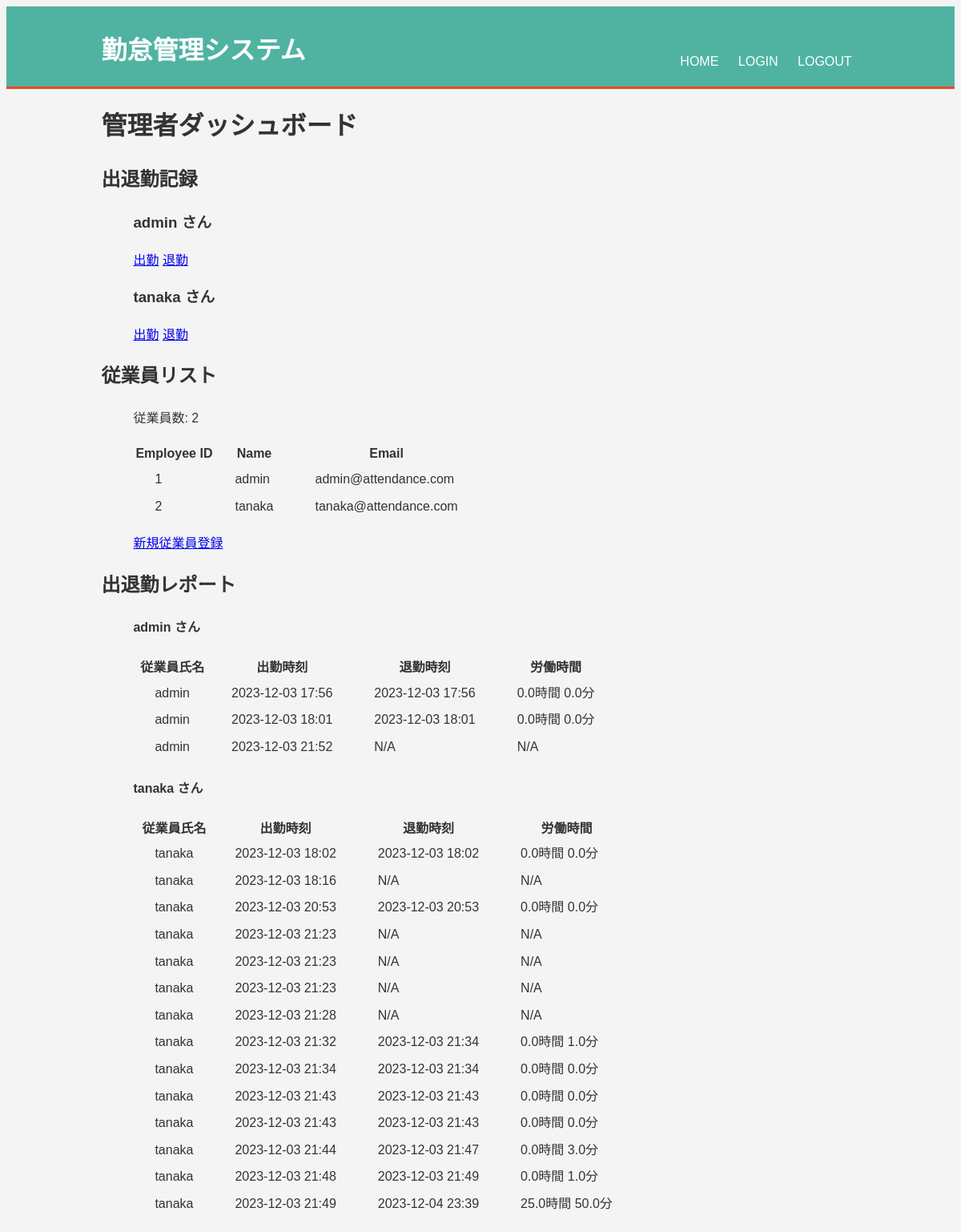
Page /admin (signed in) on the earlier database version.
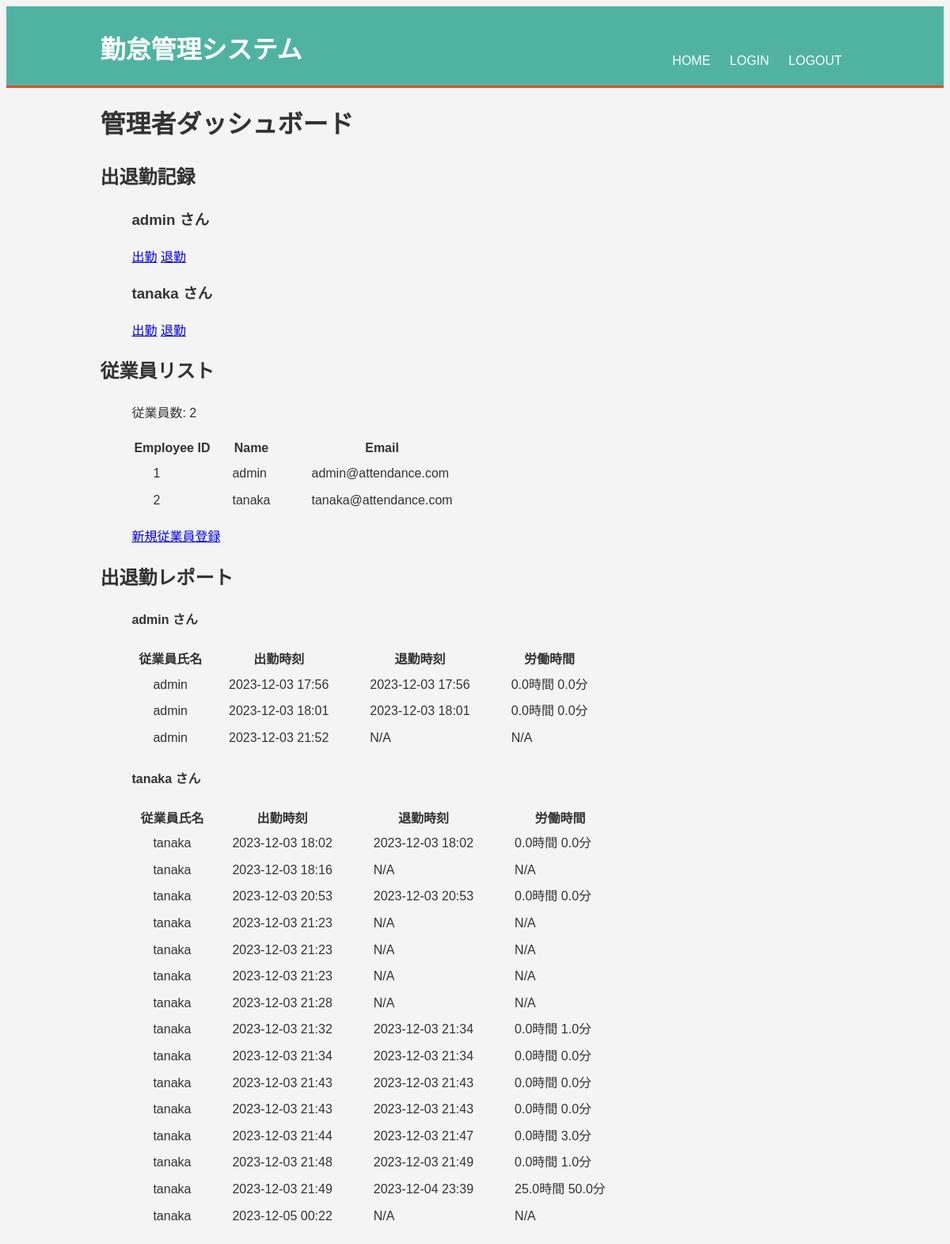
Same page on the later database version.
### app/models.py (models this page shows)
class Employee(db.Model, UserMixin):
    __tablename__ = 'employee'
    id = db.Column(db.Integer, primary_key=True)
    is_admin = db.Column(db.Boolean, default=False)
    name = db.Column(db.String(100), nullable=False)
    email = db.Column(db.String(120), unique=True, nullable=False)
    password_hash = db.Column(db.String(128))

class AttendanceRecord(db.Model):
    id = db.Column(db.Integer, primary_key=True)
    employee_id = db.Column(db.Integer, db.ForeignKey('employee.id'))
    employee = db.relationship('Employee', backref='attendance_records')
    check_in_time = db.Column(db.DateTime, default=datetime.utcnow)
    check_out_time = db.Column(db.DateTime)

### app/routes.py (the view)
@app.route('/admin')
def admin():
    if not current_user.is_authenticated:
        return redirect(url_for('login'))
    if not current_user.is_admin:
        abort(403)
    employees = Employee.query.all()
    records = AttendanceRecord.query.all()
    return render_template('admin_dashboard.html', employees=employees, records=records)

### app/__init__.py (called while the page is built)
@login_manager.user_loader
def load_user(user_id):
    return Employee.query.get(int(user_id))

### app/templates/admin_dashboard.html (shortened to what this page needs)
{% extends "layout.html" %}
{% block content %}
    <h1>管理者ダッシュボード</h1>
    <h2>出退勤記録</h2>
    <ul>
    {% for employee in employees %}
        <h3>{{ employee.name }} さん</h3>
        <a href="{{ url_for('check_in', employee_id=employee.id) }}"> 出勤</a>
        <a href="{{ url_for('check_out', employee_id=employee.id) }}"> 退勤</a>
    {% endfor %}
    </ul>
    <h2>従業員リスト</h2>
    <ul>
    <p>従業員数: {{ employees|length }}</p>
    <table class="table">
        <thead>
            <tr>
                <th>Employee ID</th>
                <th>Name</th>
                <th>Email</th>
            </tr>
        </thead>
        <tbody>
            {% for employee in employees %}
                <tr>
                    <td>{{ employee.id }}</td>
                    <td>{{ employee.name }}</td>
                    <td>{{ employee.email }}</td>
                </tr>
            {% endfor %}
        </tbody>
    </table>
    <p><a href="{{ url_for('register') }}">新規従業員登録</a></p>
    </ul>
    <h2>出退勤レポート</h2>
    <ul>
    {% for employee in employees %}
        <h4>{{ employee.name }} さん</h4>
        <table class="table">
            <thead>
                <tr>
                    <th>従業員氏名</th>
                    <th>出勤時刻</th>
                    <th>退勤時刻</th>
                    <th>労働時間</th>
                </tr>
            </thead>
            <tbody>
                {% for record in records %}
                    {% if record.employee.id == employee.id %}
                        <tr>
                            <td>{{ record.employee.name }}</td>
                            <td>{{ record.check_in_time.strftime('%Y-%m-%d %H:%M') }}</td>
                            <td>{{ record.check_out_time.strftime('%Y-%m-%d %H:%M') if record.check_out_time else 'N/A' }}</td>
                            <td>
                                {% if record.check_out_time %}
                                    {{ ((record.check_out_time - record.check_in_time).total_seconds() // 3600) }}時間
                                    {{ ((record.check_out_time - record.check_in_time).total_seconds() % 3600) // 60 }}分
                                {% else %}
                                    N/A
                                {% endif %}
                            </td>
                        </tr>
                    {% endif %}
                {% endfor %}
            </tbody>
        </table>
    {% endfor %}
    </ul>
{% endblock %}

Differences in the rows shown:
added AttendanceRecord: employee.name "tanaka", check_in_time "2023-12-05 00:22", check_out_time "N/A", shown under Employee "tanaka"
